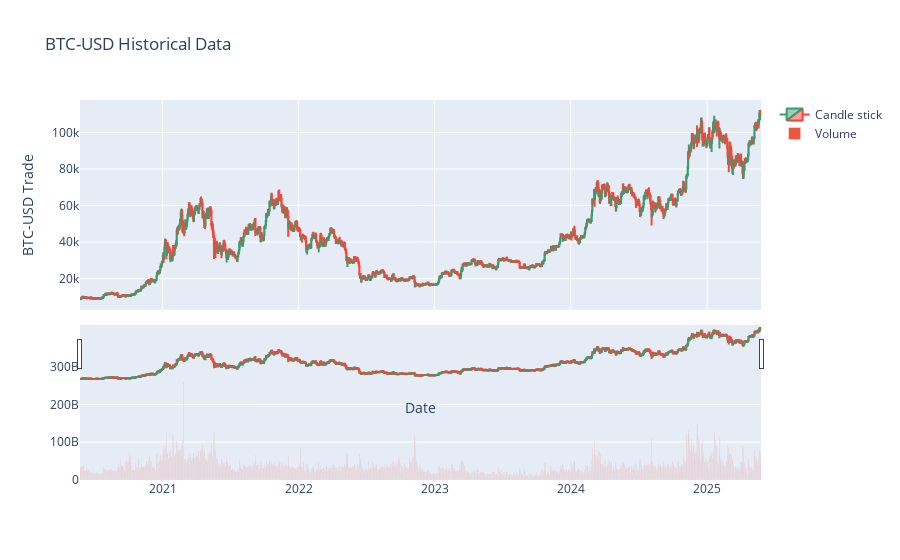

Source (notebook cell):
### Code cell
fig = make_subplots(rows=2, cols=1, shared_xaxes=True, vertical_spacing=0.08, row_heights=[0.6, 0.4,])

fig.add_trace(go.Candlestick(x=df['Date'],
                                   open=df['Open'], high=df['High'], 
                                   low=df['Low'], close=df['Close'] , 
                                   name='Candle stick'
                                    ), row=1, col=1
)

fig.add_trace(go.Bar(x=df['Date'], y=df['Volume'], name='Volume'), row=2, col=1)



fig.update_layout(
    title="BTC-USD Historical Data",
    xaxis_title='Date',
    yaxis_title="BTC-USD Trade"
    
),



fig.show()

### Figure 1 — Plotly figure (JSON) as saved in the notebook; plotly's stock layout.template omitted (floating-point values rounded to 4 significant figures; data arrays with more than 128 entries replaced by an {"elided": "..."} marker saying what was removed)
{"data": [{"close": {"elided": "1827 float values"}, "high": {"elided": "1827 float values"}, "low": {"elided": "1827 float values"}, "name": "Candle stick", "open": {"elided": "1827 float values"}, "type": "candlestick", "x": {"elided": "1827 str values"}, "xaxis": "x", "yaxis": "y"}, {"name": "Volume", "type": "bar", "x": {"elided": "1827 str values"}, "xaxis": "x2", "y": {"elided": "1827 float values"}, "yaxis": "y2"}], "layout": {"title": {"text": "BTC-USD Historical Data"}, "xaxis": {"anchor": "y", "domain": [0, 1], "matches": "x2", "showticklabels": false, "title": {"text": "Date"}}, "xaxis2": {"anchor": "y2", "domain": [0, 1]}, "yaxis": {"anchor": "x", "domain": [0.448, 1], "title": {"text": "BTC-USD Trade"}}, "yaxis2": {"anchor": "x2", "domain": [0, 0.368]}}}
